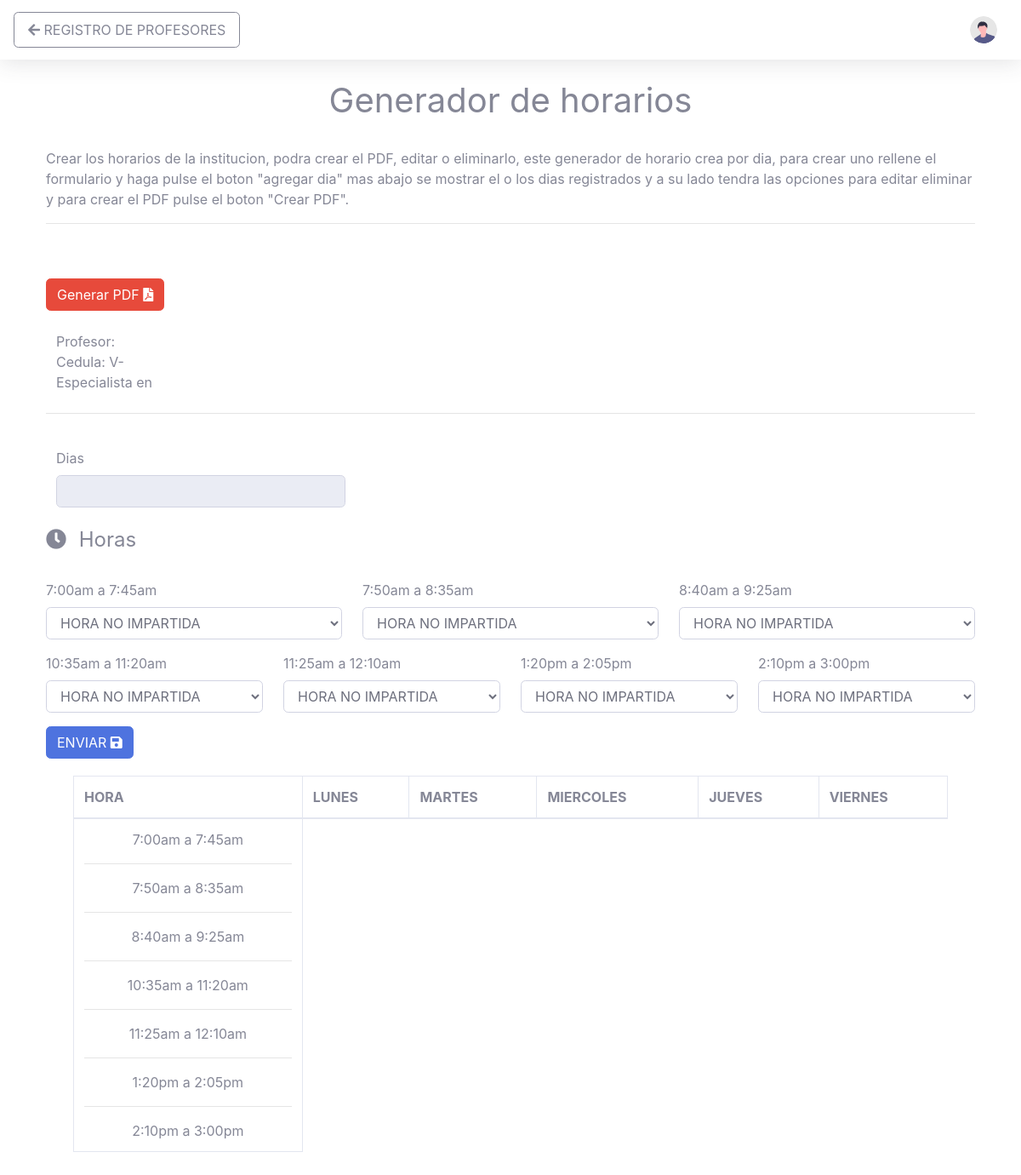
Before: /proceso/horario/form.horario_e.php with the older database file.
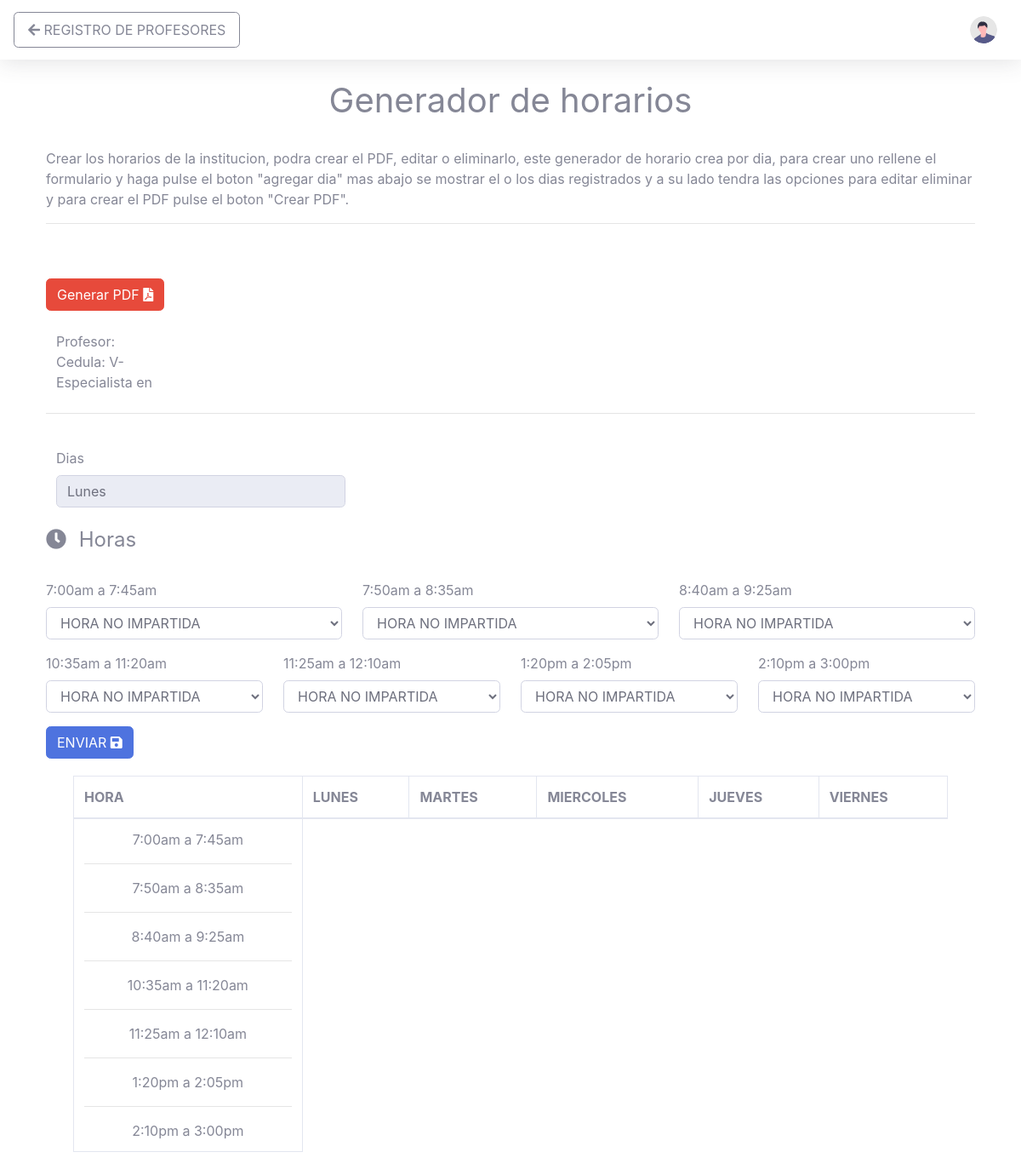
After: the same page with the newer database file.
### tables this page shows
CREATE TABLE `dia` (
  `id_dia` int(11) NOT NULL,
  `dia` varchar(100) NOT NULL
);

### src/basedata2.php (called while the page is built)
<?php
class baseData{
    public function conexion() {
        try{
            $dbuser = 'root';
            $dbpass = '';
            $pdo = new PDO('mysql:host=localhost;dbname=100', $dbuser, $dbpass);
            $pdo->setAttribute(PDO::ATTR_DEFAULT_FETCH_MODE, PDO::FETCH_ASSOC);
            $pdo->exec("SET NAMES 'utf8'");
            return $pdo;
        } catch (PDOException $e) {
            print "ERROR!: ". $e->getmessage() . "<br/>";
            die();
        }
    }
}

### src/horario.class.php (the view, shortened to what this page needs)
<?php         require 'basedata2.php';
  class Horario extends baseData {
    public function getDias($plus) {
      $did = $plus+1;
      $sql = "SELECT * FROM dia WHERE id_dia = $did";
      $stmt = $this->conexion()->query($sql);
      $row = $stmt->fetch();
        echo '<input type="text" class="form-control" value="'. $row["dia"] .'" readonly>';
    }
}

Changed rows visible on the page:
added dia: dia "Lunes"
